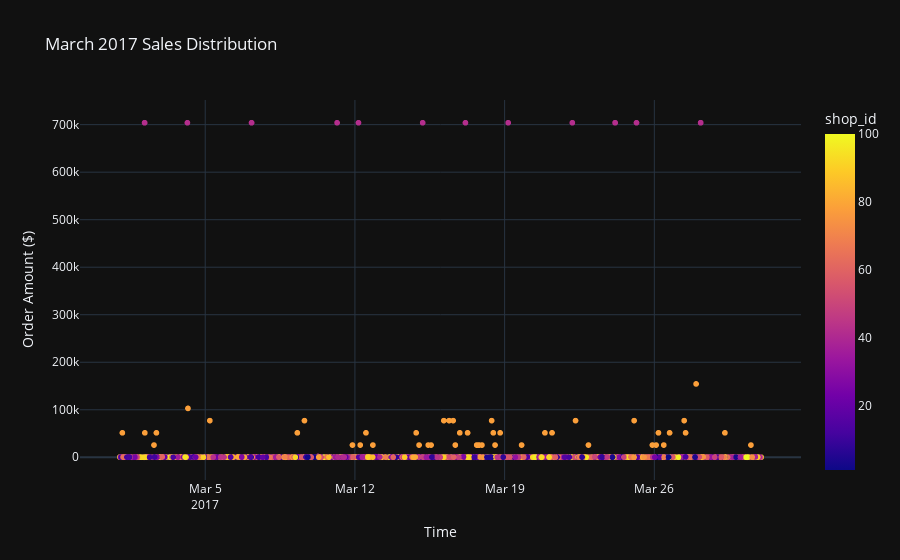

Notebook cell for this chart:
### Code cell
df = data
fig = px.scatter(df, x="created_at", y="order_amount", color="shop_id", log_x=False, size_max=50,
    hover_data=["payment_method", "total_items"],template='plotly_dark',
    labels=  {
    "created_at": "Time",
    "order_amount": "Order Amount ($)"},
    title="March 2017 Sales Distribution")
fig.show()

### Figure 1 — Plotly figure (JSON) as saved in the notebook; plotly's stock layout.template omitted (floating-point values rounded to 4 significant figures; data arrays with more than 128 entries replaced by an {"elided": "..."} marker saying what was removed)
{"data": [{"customdata": {"elided": "5000x2 mixed values"}, "hovertemplate": "Time=%{x}<br>Order Amount ($)=%{y}<br>payment_method=%{customdata[0]}<br>total_items=%{customdata[1]}<br>shop_id=%{marker.color}<extra></extra>", "legendgroup": "", "marker": {"color": {"elided": "5000 int values"}, "coloraxis": "coloraxis", "symbol": "circle"}, "mode": "markers", "name": "", "showlegend": false, "x": {"elided": "5000 str values"}, "xaxis": "x", "y": {"elided": "5000 int values"}, "yaxis": "y", "type": "scattergl"}], "layout": {"xaxis": {"anchor": "y", "domain": [0.0, 1.0], "title": {"text": "Time"}}, "yaxis": {"anchor": "x", "domain": [0.0, 1.0], "title": {"text": "Order Amount ($)"}}, "coloraxis": {"colorbar": {"title": {"text": "shop_id"}}, "colorscale": [[0.0, "#0d0887"], [0.1111, "#46039f"], [0.2222, "#7201a8"], [0.3333, "#9c179e"], [0.4444, "#bd3786"], [0.5556, "#d8576b"], [0.6667, "#ed7953"], [0.7778, "#fb9f3a"], [0.8889, "#fdca26"], [1.0, "#f0f921"]]}, "legend": {"tracegroupgap": 0}, "title": {"text": "March 2017 Sales Distribution"}}}
